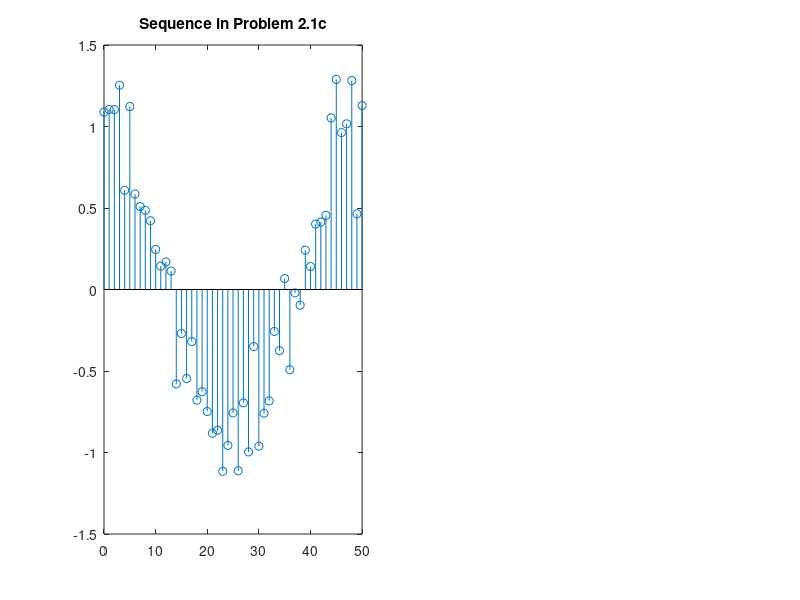

MATLAB code for this plot: (Note: this script raises an error after producing the figure.)
n=[0:50];x=cos(0.04*pi*n)+0.2*randn(size(n));
figure;subplot(1,2,1);stem(n,x);title('Sequence in Problem 2.1c')
xlable('n');ylable('x(n)');
